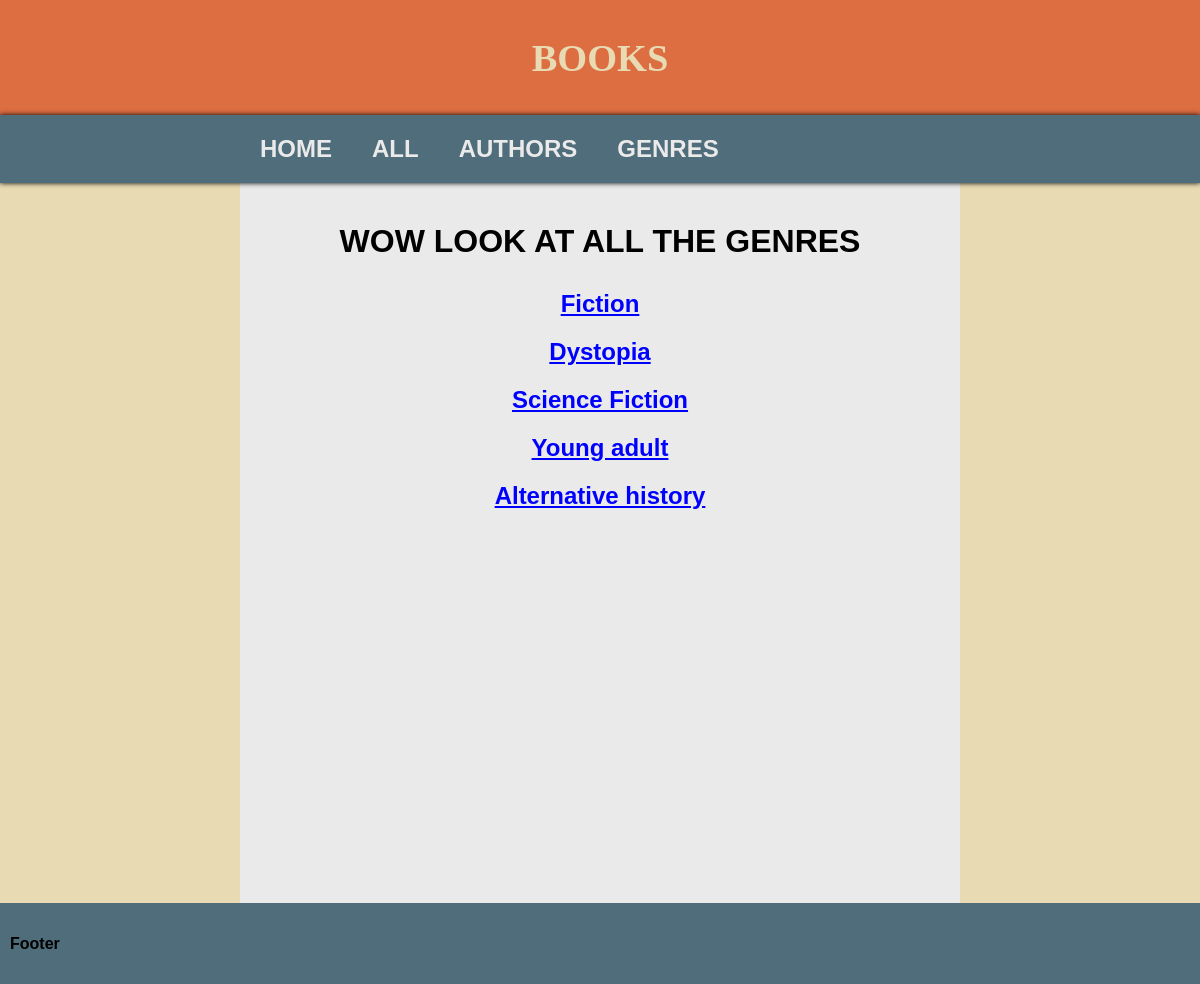
The app's page /genres with its own data.
### tables this page shows
CREATE TABLE Genre (id INTEGER PRIMARY KEY AUTOINCREMENT, name TEXT);

### routes.py (the view)
@app.route("/genres")  # List of genres, they link to a page with their books
def all_genres():
    cur = cur_setup()
    cur.execute("SELECT * FROM Genre")
    results = cur.fetchall()
    return render_template("all_genres.html", results=results)

### routes.py (called while the page is built)
def cur_setup():
    conn = sqlite3.connect("bookshelf.db")
    return conn.cursor()

### templates/all_genres.html
{% extends "layout.html"%}
{% block content %}
<h1 class="page-title">WOW LOOK AT ALL THE GENRES</h1>
{% for item in results %}
    <h2 class="genres">
        <a href="/genre/{{item[0]}}">
            {{item[1]}}
        </a>
    </h2>
{% endfor %}
{% endblock %}

### static/css/style.css (style rules this page uses)
body { margin: 0; background-color: #e8dab2; font-family: 'Trebuchet MS', 'Lucida Sans Unicode', 'Lucida Grande', 'Lucida Sans', Arial, sans-serif; }
h2 a { color: blue; }
.genres { width: 100%; text-align: center; color: blue; }
main h1 { margin-top: 30px; margin-bottom: 30px; text-align: center; width: 100%; }

### records on screen
Genre: name "Fiction"
Genre: name "Dystopia"
Genre: name "Science Fiction"
Genre: name "Young adult"
Genre: name "Alternative history"
